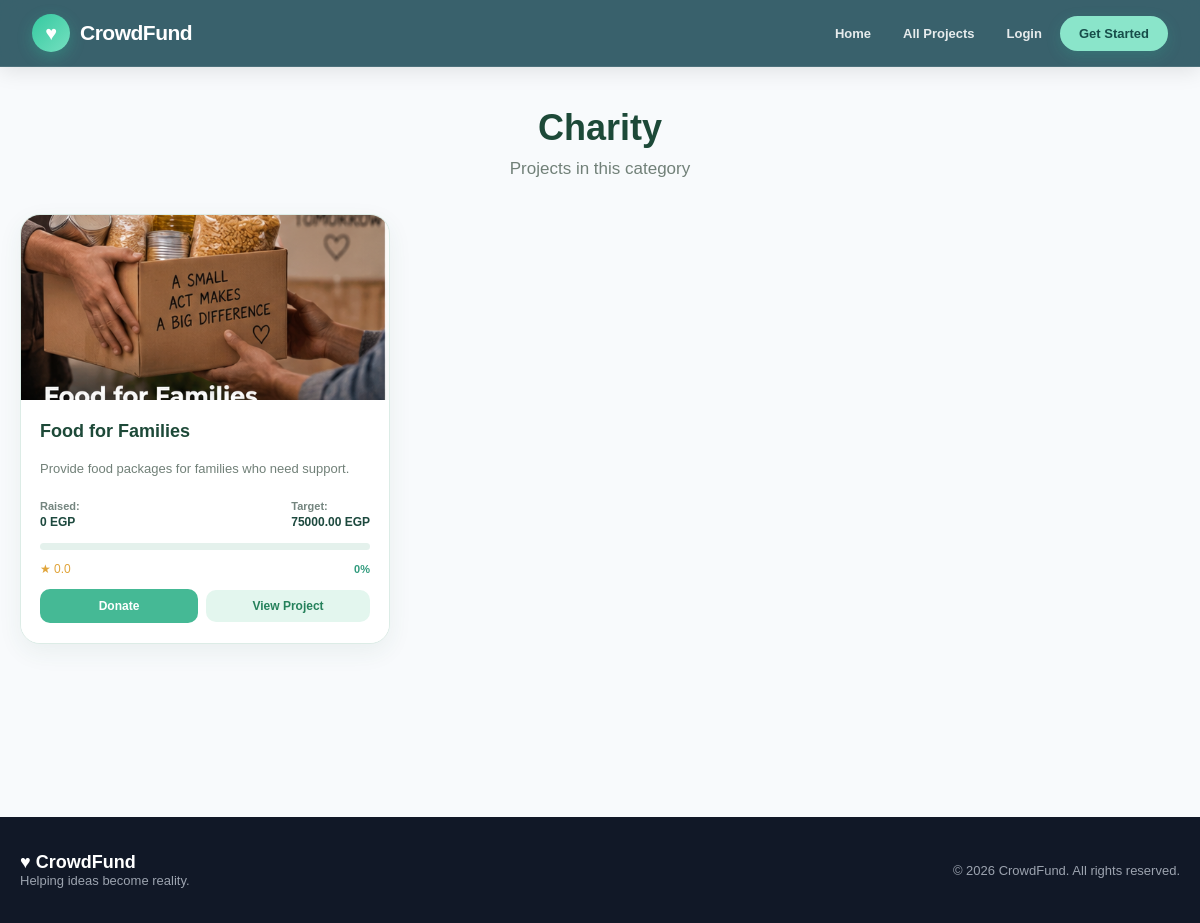
Before: /category/4/ with the older database file.
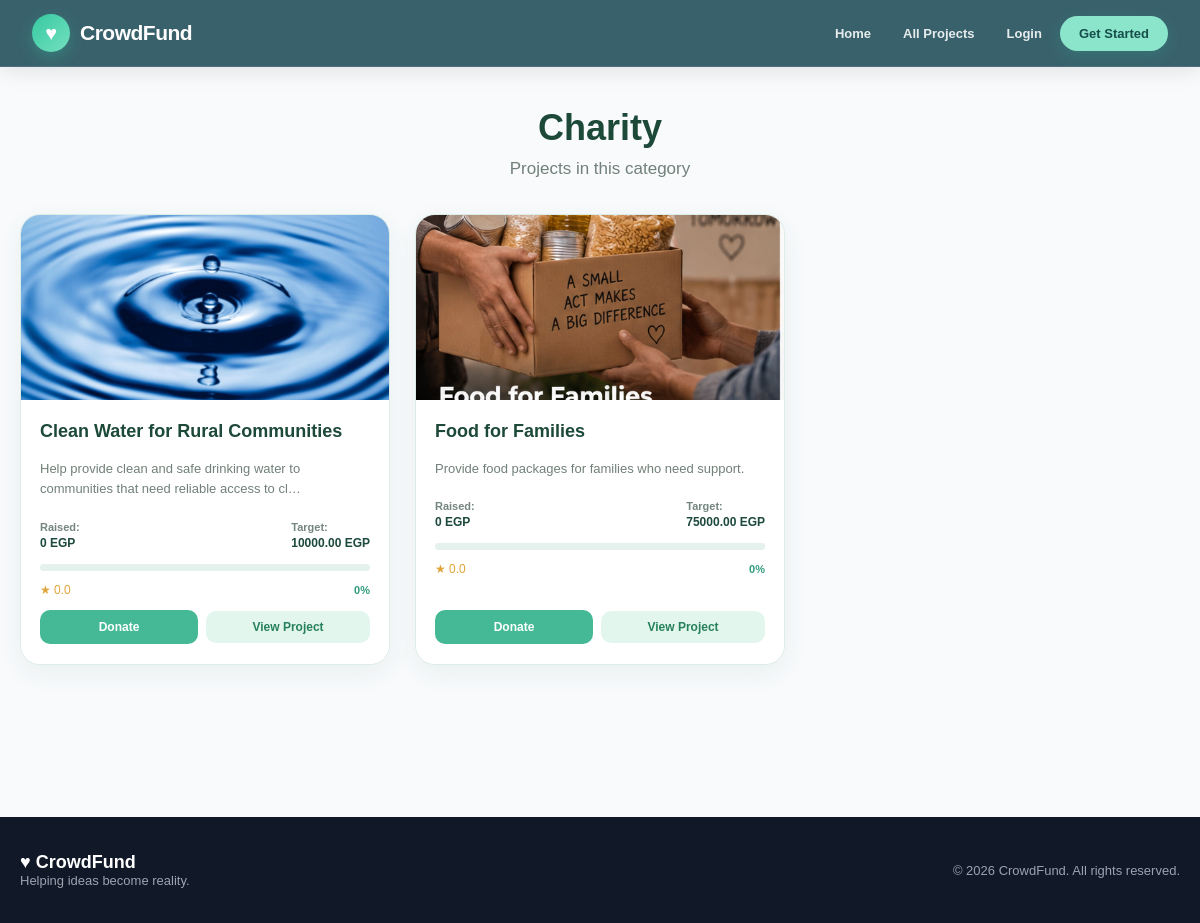
After: the same page with the newer database file.
### projects/models.py (models this page shows, shortened)
class Project(models.Model):
    creator = models.ForeignKey(
        settings.AUTH_USER_MODEL,
        on_delete=models.CASCADE,
        related_name="projects"
    )
    title = models.CharField(max_length=200)
    details = models.TextField()
    category = models.ForeignKey(
        Category,
        on_delete=models.PROTECT,
        related_name="projects"
    )
    target = models.DecimalField(
        max_digits=12,
        decimal_places=2
    )
    tags = models.ManyToManyField(
        Tag,
        related_name="projects",
        blank=True
    )
    start_time = models.DateTimeField()
    end_time = models.DateTimeField()
    created_at = models.DateTimeField(auto_now_add=True)
    is_cancelled = models.BooleanField(default=False)
    featured = models.BooleanField(default=False)

class ProjectImage(models.Model):
    project = models.ForeignKey(
        Project,
        on_delete=models.CASCADE,
        related_name="images"
    )
    image = models.ImageField(
        upload_to="projects/"
    )

### core/views.py (the view)
def category_detail(request, category_id):
    category = get_object_or_404(Category, id=category_id)
    projects = Project.objects.filter(
        category=category,
        is_cancelled=False
    ).annotate(
        avg_rating=Avg('ratings__value')
    ).order_by('-created_at')
    projects = add_donation_progress(projects)
    return render(request, 'core/category_detail.html', {
        'category': category,
        'projects': projects,
    })

### core/views.py (called while the page is built)
def add_donation_progress(projects):
    for project in projects:
        total = project.donations.aggregate(
            total=Sum('amount')
        )['total'] or 0
        project.total_donations = total
        if project.target:
            project.progress = min(
                float(total) / float(project.target) * 100,
                100
            )
        else:
            project.progress = 0
    return projects

### core/templates/core/category_detail.html (shortened to what this page needs)
{% extends 'base.html' %}
{% load static %}
{% block extra_css %}
<link rel="stylesheet" href="{% static 'css/cards.css' %}">
{% endblock %}
{% block content %}
<div class="category-page">
    <div class="category-title">
        <h1>{{ category.name }}</h1>
        <p>Projects in this category</p>
    </div>
    <div class="projects-grid">
        {% for project in projects %}
        <div class="project-card">
    {% with image=project.images.first %}
    {% if image %}
    <img class="project-image"
         src="{{ image.image.url }}"
         alt="{{ project.title }}">
    {% else %}
    <div class="no-image">
        No Image
    </div>
    {% endif %}
    {% endwith %}
    <div class="project-content">
        <h3>
            {{ project.title }}
        </h3>
        <p>
            {{ project.details|truncatechars:90 }}
        </p>
        <div class="donation-info">
            <span>
                Raised:
                <strong>
                    {{ project.total_donations }} EGP
                </strong>
            </span>
            <span>
                Target:
                <strong>
                    {{ project.target }} EGP
                </strong>
            </span>
        </div>
        <div class="progress-bar">
        </div>
        <div class="card-bottom">
            <span class="rating">
                ★ {{ project.avg_rating|default:0|floatformat:1 }}
            </span>
            <span class="progress-percent">
                {{ project.progress|floatformat:0 }}%
            </span>
        </div>
        <div class="card-buttons">
            <a class="donate-btn"
               href="{% url 'donate' project.pk %}">
                Donate
            </a>
            <a class="view-btn"
               href="{% url 'project_detail' project.pk %}">
                View Project
            </a>
        </div>
    </div>
</div>
        {% empty %}
        <p>No projects found in this category.</p>
        {% endfor %}
    </div>
</div>
{% endblock %}

Changed rows visible on the page:
added Project: images.first.image (picture), title "Clean Water for Rural Communities", details "Help provide clean and safe drinking water to communities that need reliable access to cl…", total_donations "0", target "10000.00", avg_rating "0.0", progress "0"
